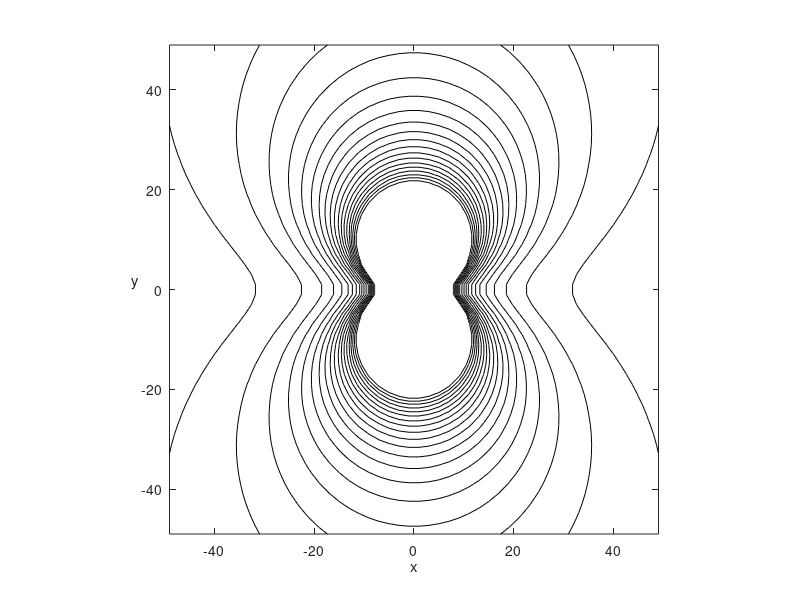

The MATLAB script that drew this image:

%file for trying the actual problem

clear
clc


[gX,gY] = meshgrid(-49:2:49, -49:2:49);



E = 10;
F = 90;
Gr = 0;
Hr = 1000;



t2 = gX.^2 + gY.^2;
K4 = (E-F)*(Gr-Hr) + Gr*Hr;
K2 = E*Hr + F*Gr;
K0 = E*F;

gW = gY.^2 ./ t2.^2 * K4 + ...
     1 ./ t2 * K2 + ...
     K0;



%%3D
figure(1); clf;
contour(gX,gY,gW,900:10:1100);
axis('equal');
xlabel('x');
ylabel('y', 'rotation', 0)



%save
colormap([zeros(63,3) ; ones(1,3)]);
saveas(figure(1), 'figures/contour_add_one_camera.eps')

